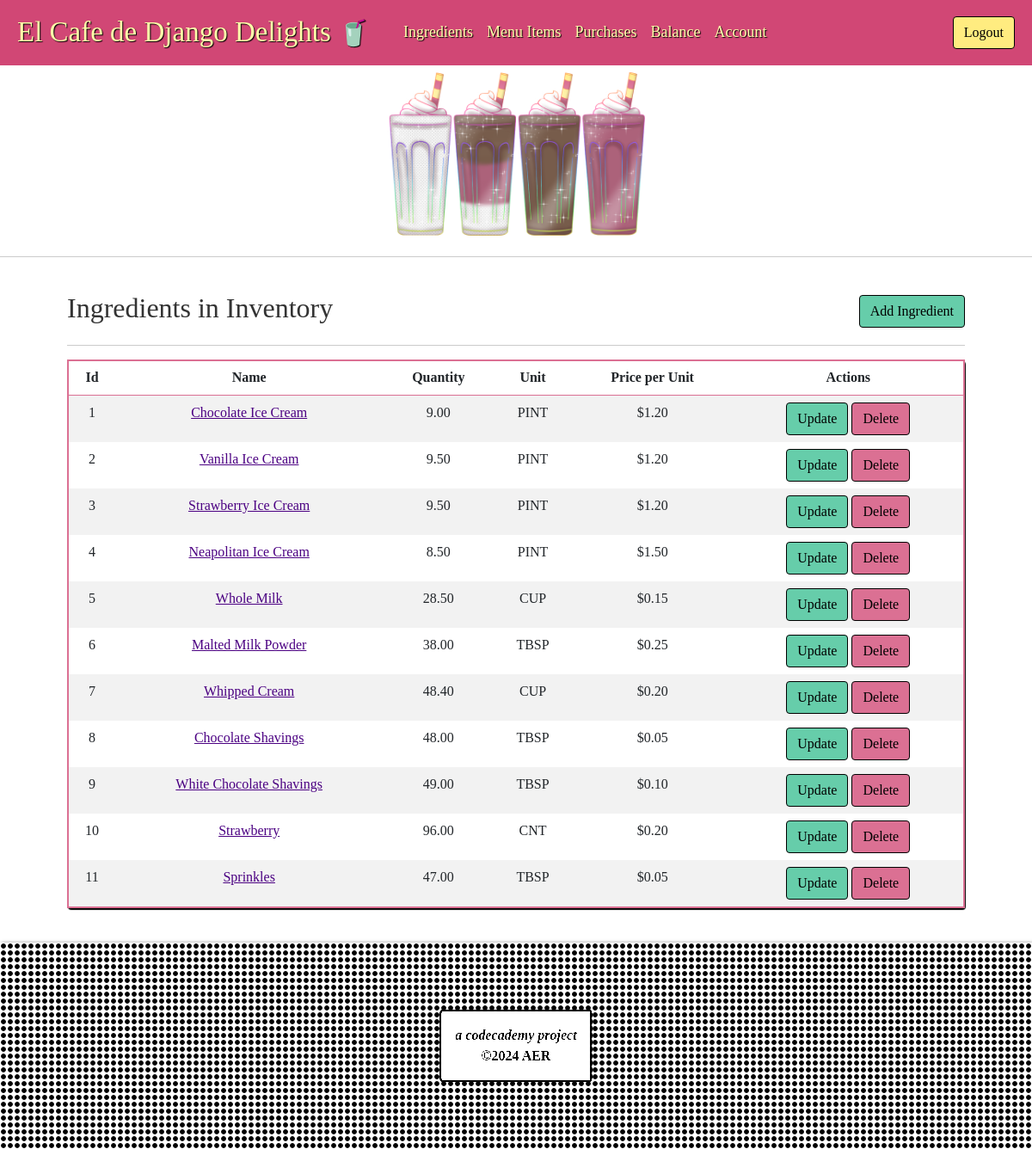
Page /ingredient/list (signed in) on the committed database.
### inventory/models.py (models this page shows, shortened)
class Ingredient(models.Model):
    POUND = "LB"
    TEASPOON = "TSP"
    TABLESPOON = "TBSP"
    CUP = "CUP"
    OUNCE = "OZ"
    PINT = "PINT"
    QUART = "QT"
    GALLON = "GAL"
    GRAM = "GRAM"
    COUNT = "CNT"
    UNIT_TYPE_CHOICES = [
        (TEASPOON, "Teaspoon"),
        (TABLESPOON, "Tablespoon"),
        (CUP, "Cup"),
        (OUNCE, "Ounce"),
        (PINT, "Pint"),
        (QUART, "Quart"),
        (GALLON, "Gallon"),
        (POUND, "Pound"),
        (GRAM, "Gram"),
        (COUNT, "Count"),
    ]
    name = models.CharField(max_length=64)
    quantity = models.DecimalField(max_digits=5, decimal_places=2, default=0.00)    #.FloatField(default=0.5)
    unit = models.CharField(max_length=4, choices=UNIT_TYPE_CHOICES, default=POUND)
    unit_price = models.DecimalField(max_digits=5, decimal_places=2, default=0.00)    #.FloatField(default=0.5)

### inventory/views.py (the view)
# urls.py: path("ingredient/list", views.IngredientList.as_view(), name="ingredientlist"),
class IngredientList(LoginRequiredMixin, ListView):
  ingredients = Ingredient.objects.all()
  context = {"ingredients": ingredients}
  model = Ingredient
  template_name = "inventory/ingredient_list.html"

### inventory/templates/inventory/ingredient_list.html
{% extends 'base.html' %}
{% load static %}
{% block head %}
  <link rel="stylesheet" href="{% static 'inventory/style.css' %}">
{% endblock %}
{% block content %}
<div class="container-fluid p-4">
  <div class="container">
    <div class="d-flex flex-row justify-content-between align-items-center">
		<h2>Ingredients in Inventory</h2>
		<a role="button" class="btn btn-success text-light" href="{% url 'ingredientcreate' %}">Add Ingredient</a>
	</div>
	<hr>
	<table class="table table-striped table-hover">
      <tr>
        <tr>
          <th>Id</th>
		  <th>Name</th>
          <th>Quantity</th>
		  <th>Unit</th>
		  <th>Price per Unit</th>
          <th>Actions</th>
        </tr>
      </tr>
      {% for ingredient in object_list %}
        <tr>
		  <td>{{ ingredient.id}}</td>
          <td><a href="{% url 'ingredientdetails' ingredient.id %}">{{ ingredient.name | title }}</a></td>
          <td>{{ ingredient.quantity}}</td>
		  <td>{{ ingredient.unit}}</td>
		  <td>${{ ingredient.unit_price}}</td>
          <td>
			<a role="button" href="{% url 'ingredientupdate' ingredient.id %}" class="btn btn-success text-light">Update</a>
			<a role="button" href="{% url 'ingredientdelete' ingredient.id %}" class="btn btn-danger text-light">Delete</a>
          </td>
        </tr>
      {% endfor %}
    </table>
  </div>
</div>
{% endblock %}

### inventory/static/inventory/style.css (style rules this page uses)
html { font-size: 16px; }
body { color: #333; margin: 0; padding: 0; font-family: 'Times New Roman', serif; }
a:link,a:visited { color: #4B0082 }
.btn-success { color: #000!important;background-color: #66CDAA!important;border-color: #000!important }
.btn-danger { color: #000!important;background-color: #DB7093!important;border-color: #000!important }
.table, form { border: 2px solid #DB7093!important; border-radius: 4px; box-shadow: 1px 2px 1px #000 }
.table th { text-align: center }
.table td { border: none; text-align: center }

### rows in the picture
Ingredient: id "1", name "Chocolate Ice Cream", quantity "9.00", unit "PINT", unit_price "1.20"
Ingredient: id "2", name "Vanilla Ice Cream", quantity "9.50", unit "PINT", unit_price "1.20"
Ingredient: id "3", name "Strawberry Ice Cream", quantity "9.50", unit "PINT", unit_price "1.20"
Ingredient: id "4", name "Neapolitan Ice Cream", quantity "8.50", unit "PINT", unit_price "1.50"
Ingredient: id "5", name "Whole Milk", quantity "28.50", unit "CUP", unit_price "0.15"
Ingredient: id "6", name "Malted Milk Powder", quantity "38.00", unit "TBSP", unit_price "0.25"
Ingredient: id "7", name "Whipped Cream", quantity "48.40", unit "CUP", unit_price "0.20"
Ingredient: id "8", name "Chocolate Shavings", quantity "48.00", unit "TBSP", unit_price "0.05"
Ingredient: id "9", name "White Chocolate Shavings", quantity "49.00", unit "TBSP", unit_price "0.10"
Ingredient: id "10", name "Strawberry", quantity "96.00", unit "CNT", unit_price "0.20"
Ingredient: id "11", name "Sprinkles", quantity "47.00", unit "TBSP", unit_price "0.05"
